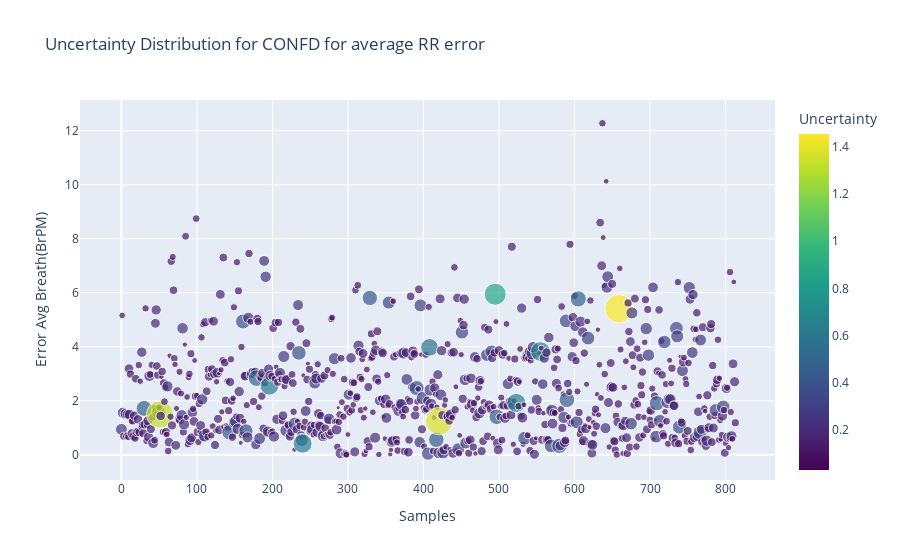
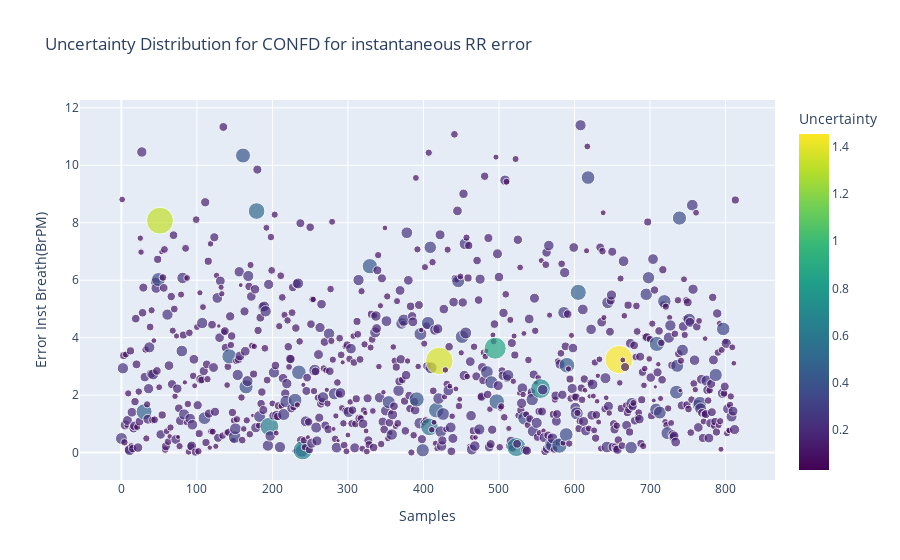

Notebook source saved alongside these figures, in order:
### Code cell
if input_conf == 'confd':
    fig1 = px.scatter(data_confd,x = 'Samples', y="Error Avg Breath(BrPM)",title="Uncertainty Distribution for "+input_conf.upper()+ " for average RR error" ,
                     color="Uncertainty", color_continuous_scale=px.colors.sequential.Viridis,size='Uncertainty')
    
    fig2 = px.scatter(data_confd,x = 'Samples', y="Error Inst Breath(BrPM)",title="Uncertainty Distribution for "+input_conf.upper()+ " for instantaneous RR error" ,
                     color="Uncertainty", color_continuous_scale=px.colors.sequential.Viridis,size='Uncertainty')
    fig1.show()
    fig2.show()

### Figure 1 — Plotly figure (JSON) as saved in the notebook; plotly's stock layout.template omitted (floating-point values rounded to 4 significant figures; data arrays with more than 128 entries replaced by an {"elided": "..."} marker saying what was removed)
{"data": [{"hovertemplate": "Samples=%{x}<br>Error Avg Breath(BrPM)=%{y}<br>Uncertainty=%{marker.color}<extra></extra>", "legendgroup": "", "marker": {"color": {"elided": "814 float values"}, "coloraxis": "coloraxis", "size": {"elided": "814 float values"}, "sizemode": "area", "sizeref": 0.003635, "symbol": "circle"}, "mode": "markers", "name": "", "orientation": "v", "showlegend": false, "type": "scatter", "x": {"elided": "814 int values"}, "xaxis": "x", "y": {"elided": "814 float values"}, "yaxis": "y"}], "layout": {"coloraxis": {"colorbar": {"title": {"text": "Uncertainty"}}, "colorscale": [[0, "#440154"], [0.1111, "#482878"], [0.2222, "#3e4989"], [0.3333, "#31688e"], [0.4444, "#26828e"], [0.5556, "#1f9e89"], [0.6667, "#35b779"], [0.7778, "#6ece58"], [0.8889, "#b5de2b"], [1, "#fde725"]]}, "legend": {"itemsizing": "constant", "tracegroupgap": 0}, "title": {"text": "Uncertainty Distribution for CONFD for average RR error"}, "xaxis": {"anchor": "y", "domain": [0, 1], "title": {"text": "Samples"}}, "yaxis": {"anchor": "x", "domain": [0, 1], "title": {"text": "Error Avg Breath(BrPM)"}}}}

### Figure 2 — Plotly figure (JSON) as saved in the notebook; plotly's stock layout.template omitted (floating-point values rounded to 4 significant figures; data arrays with more than 128 entries replaced by an {"elided": "..."} marker saying what was removed)
{"data": [{"hovertemplate": "Samples=%{x}<br>Error Inst Breath(BrPM)=%{y}<br>Uncertainty=%{marker.color}<extra></extra>", "legendgroup": "", "marker": {"color": {"elided": "814 float values"}, "coloraxis": "coloraxis", "size": {"elided": "814 float values"}, "sizemode": "area", "sizeref": 0.003635, "symbol": "circle"}, "mode": "markers", "name": "", "orientation": "v", "showlegend": false, "type": "scatter", "x": {"elided": "814 int values"}, "xaxis": "x", "y": {"elided": "814 float values"}, "yaxis": "y"}], "layout": {"coloraxis": {"colorbar": {"title": {"text": "Uncertainty"}}, "colorscale": [[0, "#440154"], [0.1111, "#482878"], [0.2222, "#3e4989"], [0.3333, "#31688e"], [0.4444, "#26828e"], [0.5556, "#1f9e89"], [0.6667, "#35b779"], [0.7778, "#6ece58"], [0.8889, "#b5de2b"], [1, "#fde725"]]}, "legend": {"itemsizing": "constant", "tracegroupgap": 0}, "title": {"text": "Uncertainty Distribution for CONFD for instantaneous RR error"}, "xaxis": {"anchor": "y", "domain": [0, 1], "title": {"text": "Samples"}}, "yaxis": {"anchor": "x", "domain": [0, 1], "title": {"text": "Error Inst Breath(BrPM)"}}}}
